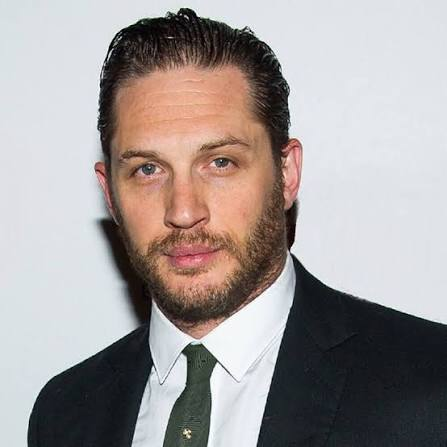
#> input picture Laboratory1/Tom.jpg, 447 x 447 px
$ python main.py
#> lines starting #> are read from the running program, lines starting #| are printed output that depends on the picture
import cv2

face_cascade = cv2.CascadeClassifier('haarcascade_frontalface_default.xml')
if face_cascade.empty():
    face_cascade = cv2.CascadeClassifier(cv2.data.haarcascades + 'haarcascade_frontalface_default.xml')

if face_cascade.empty():
    print('Не вдалося завантажити каскад для обличчя.')
    exit()

eyes_cascade = cv2.CascadeClassifier(cv2.data.haarcascades + 'haarcascade_eye.xml')
if eyes_cascade.empty():
    print('Не вдалося завантажити каскад для очей.')
    exit()

smile_cascade = cv2.CascadeClassifier(cv2.data.haarcascades + 'haarcascade_smile.xml')
if smile_cascade.empty():
    print('Не вдалося завантажити каскад для посмішки.')
    exit()


def detect_faces_and_eyes(image, gray_image):
    faces = face_cascade.detectMultiScale(gray_image, scaleFactor=1.1, minNeighbors=5, minSize=(30, 30))

    for (x, y, w, h) in faces:
        cv2.rectangle(image, (x, y), (x + w, y + h), (0, 255, 0), 2)
        cv2.putText(image, 'Face', (x, y - 10), cv2.FONT_HERSHEY_SIMPLEX, 0.7, (0, 255, 0), 2)

        face_roi_gray = gray_image[y:y + h, x:x + w]
        face_roi_color = image[y:y + h, x:x + w]

        eyes = eyes_cascade.detectMultiScale(face_roi_gray, scaleFactor=1.1, minNeighbors=10, minSize=(15, 15))
        for (ex, ey, ew, eh) in eyes:
            cv2.rectangle(face_roi_color, (ex, ey), (ex + ew, ey + eh), (255, 0, 0), 2)
            cv2.putText(face_roi_color, 'Eye', (ex, ey - 10), cv2.FONT_HERSHEY_SIMPLEX, 0.5, (255, 0, 0), 2)

        smiles = smile_cascade.detectMultiScale(face_roi_gray, scaleFactor=1.7, minNeighbors=20, minSize=(25, 25))
        for (sx, sy, sw, sh) in smiles:
            cv2.rectangle(face_roi_color, (sx, sy), (sx + sw, sy + sh), (0, 0, 255), 2)
            cv2.putText(face_roi_color, 'Smile', (sx, sy - 10), cv2.FONT_HERSHEY_SIMPLEX, 0.5, (0, 0, 255), 2)

    return faces

photo_path = 'Tom.jpg'
img = cv2.imread(photo_path)
#> img is the input picture: shape (447, 447, 3); mean B, G, R 154.3, 155.4, 162.4

if img is not None:
    gray_img = cv2.cvtColor(img, cv2.COLOR_BGR2GRAY)
    gray_img = cv2.equalizeHist(gray_img)
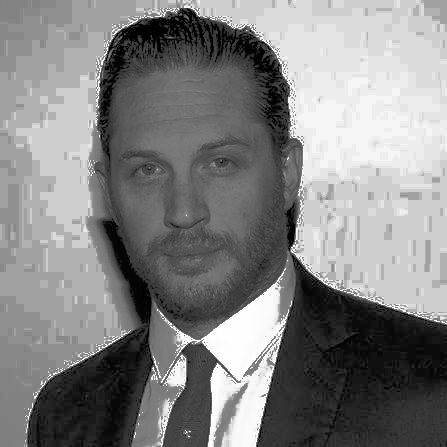
#> gray_img: shape (447, 447); min 0, max 255, mean 131.4

    faces = detect_faces_and_eyes(img, gray_img)
#> in detect_faces_and_eyes, `faces = face_cascade.detectMultiScale(gray_image, scaleFactor=1.1, min..`: faces = [[199, 340, 81, 81], [90, 95, 190, 190]]
#> the loop in detect_faces_and_eyes, `for (x, y, w, h) in faces:` made 2 passes
#> (x, y, w, h, eyes) on pass 2: (90, 95, 190, 190, [[33, 51, 47, 47], [108, 45, 46, 46]])
#> pass 1, in detect_faces_and_eyes, `face_roi_color = image[y:y + h, x:x + w]`:
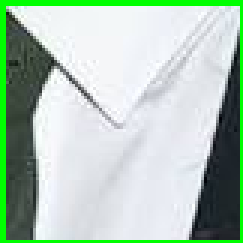
#> face_roi_color: shape (81, 81, 3) (shown 3 times larger); mean B, G, R 182.2, 198.1, 175.3
#> after the loop in detect_faces_and_eyes, `for (x, y, w, h) in faces:`:
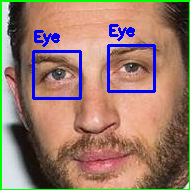
#> face_roi_color: shape (190, 190, 3); mean B, G, R 107.7, 123.1, 154.5
#> after the loop in detect_faces_and_eyes, `for (x, y, w, h) in faces:`:
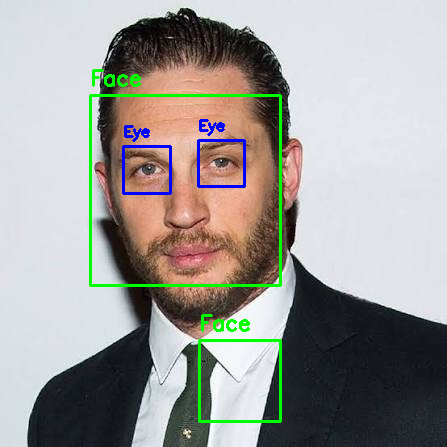
#> image: shape (447, 447, 3); mean B, G, R 152.7, 156.7, 157.9
#> faces = [[199, 340, 81, 81], [90, 95, 190, 190]]
    print(f'Знайдено облич на фото: {len(faces)}')
#| Знайдено облич на фото: 2

    cv2.imshow('Lab 1 - Photo Detection', img)
    print('Натисніть будь-яку клавішу, щоб перейти до відео')
    cv2.waitKey(0)
    cv2.destroyAllWindows()
else:
    print(f"Фото '{photo_path}' не знайдено")

cap = cv2.VideoCapture(0)

if not cap.isOpened():
    print('Не вдалося отримати доступ до веб-камери.')
    exit()

print("Запуск відеопотоку. Натисніть клавішу 'q', щоб вийти")

while True:
    ret, frame = cap.read()
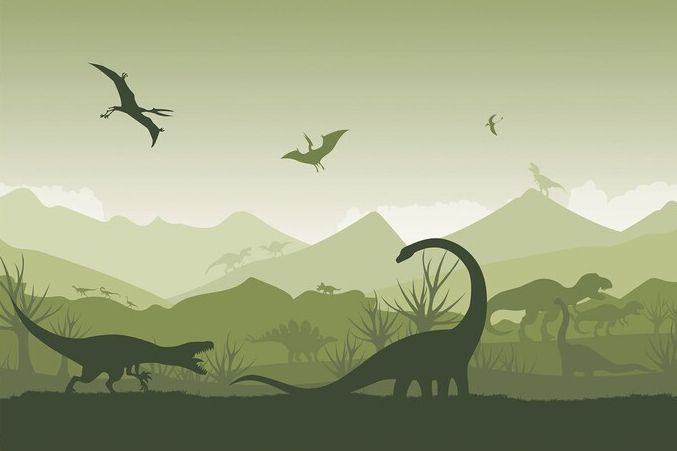
#> input picture LaboratoryWork2/Assets/Images/helloDino.jpg, 677 x 451 px, given in place of the camera
#> frame is the input picture: shape (451, 677, 3); mean B, G, R 131, 166.9, 159.4
    if not ret:
        print('Не вдалося отримати кадр з камери.')
        break

    gray_frame = cv2.cvtColor(frame, cv2.COLOR_BGR2GRAY)
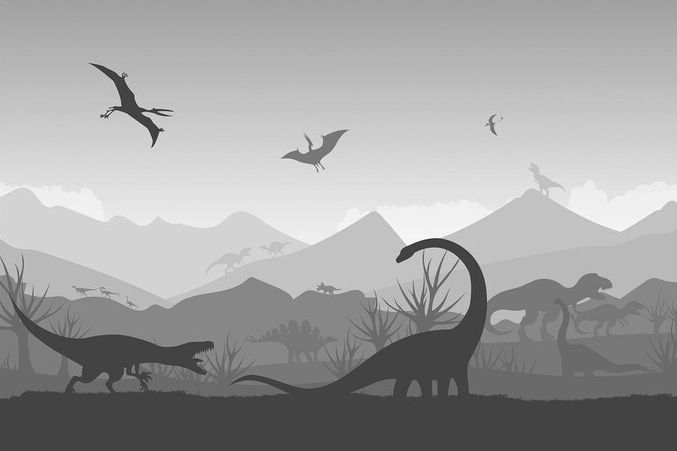
#> gray_frame: shape (451, 677); min 30, max 255, mean 160.5
    gray_frame = cv2.equalizeHist(gray_frame)
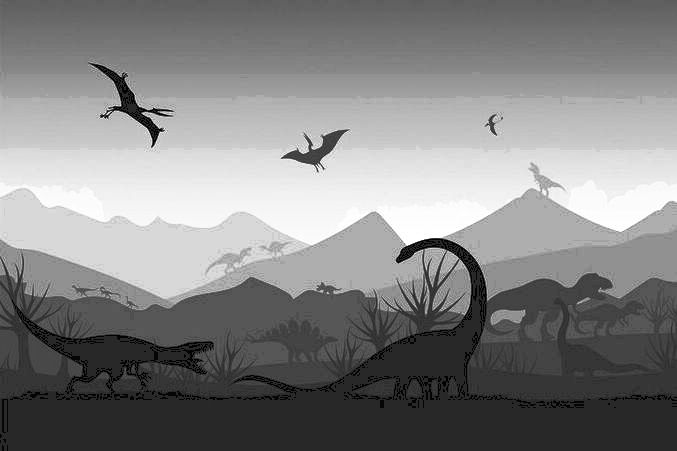
#> gray_frame: shape (451, 677); min 0, max 255, mean 131.4

    detect_faces_and_eyes(frame, gray_frame)

    cv2.imshow('Lab 1 - Real-time Video Detection', frame)

    key = cv2.waitKey(1) & 0xFF
#> (key q is pressed here)
    if key == ord('q'):
        break

cap.release()
cv2.destroyAllWindows()
print('Завершено.')
